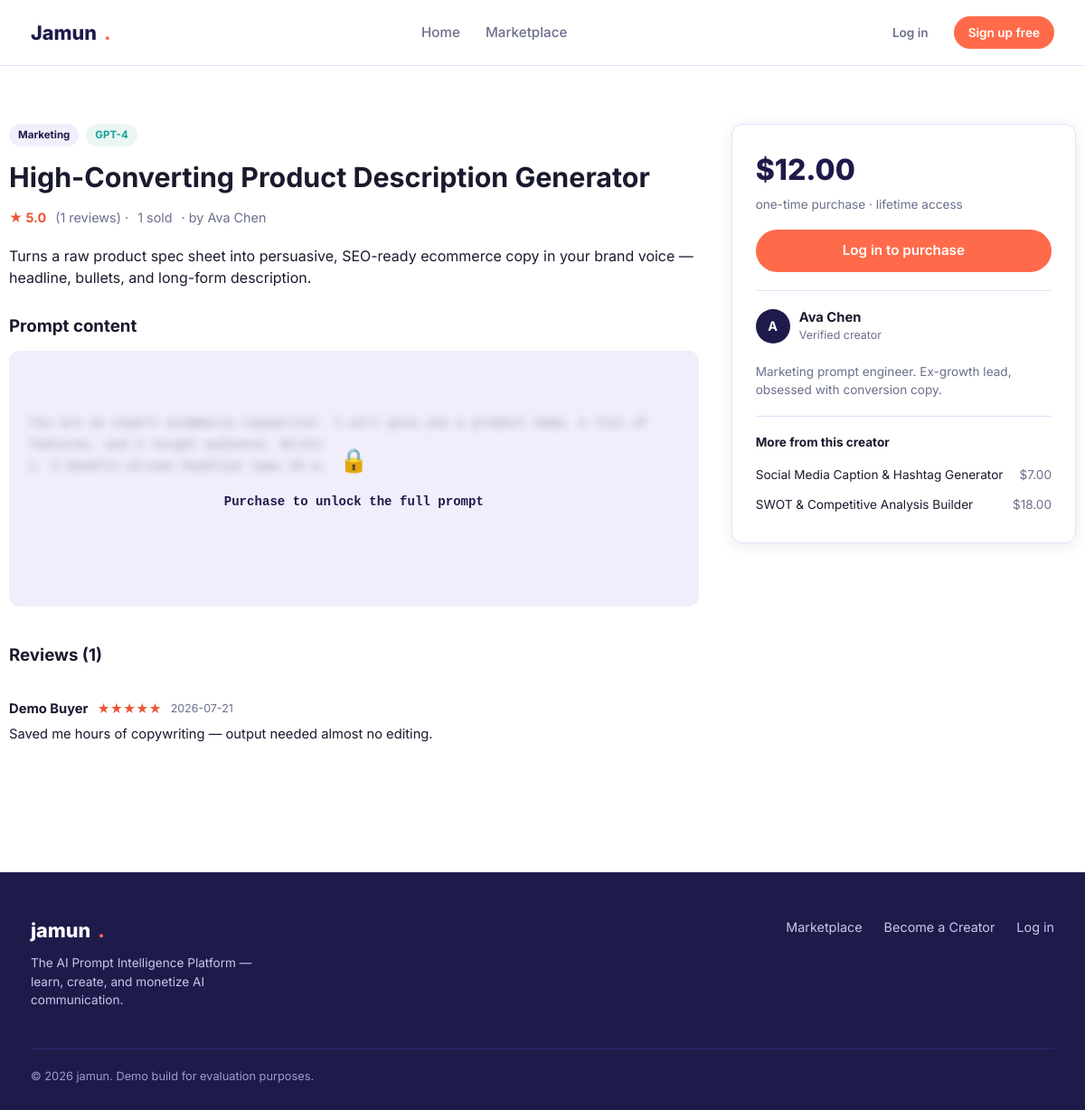
The page /prompt/1 on the database its author committed.
### tables this page shows
CREATE TABLE prompts (
    id            INTEGER PRIMARY KEY AUTOINCREMENT,
    creator_id    INTEGER NOT NULL,
    title         TEXT NOT NULL,
    description   TEXT NOT NULL,
    category      TEXT NOT NULL,
    target_model  TEXT NOT NULL,
    price         REAL NOT NULL CHECK (price >= 0),
    content       TEXT NOT NULL,      -- full prompt text, only revealed after purchase
    preview       TEXT NOT NULL,      -- short teaser shown to everyone
    sales_count   INTEGER NOT NULL DEFAULT 0,
    created_at    TEXT NOT NULL DEFAULT (datetime('now')),
    FOREIGN KEY (creator_id) REFERENCES users(id) ON DELETE CASCADE
);

CREATE TABLE users (
    id            INTEGER PRIMARY KEY AUTOINCREMENT,
    name          TEXT NOT NULL,
    email         TEXT NOT NULL UNIQUE,
    password_hash TEXT NOT NULL,
    role          TEXT NOT NULL DEFAULT 'buyer' CHECK (role IN ('buyer', 'creator')),
    bio           TEXT DEFAULT '',
    created_at    TEXT NOT NULL DEFAULT (datetime('now'))
);

CREATE TABLE reviews (
    id            INTEGER PRIMARY KEY AUTOINCREMENT,
    prompt_id     INTEGER NOT NULL,
    buyer_id      INTEGER NOT NULL,
    rating        INTEGER NOT NULL CHECK (rating BETWEEN 1 AND 5),
    comment       TEXT DEFAULT '',
    created_at    TEXT NOT NULL DEFAULT (datetime('now')),
    FOREIGN KEY (prompt_id) REFERENCES prompts(id) ON DELETE CASCADE,
    FOREIGN KEY (buyer_id) REFERENCES users(id) ON DELETE CASCADE,
    UNIQUE (prompt_id, buyer_id)
);

### app.py (the view, shortened to what this page needs)
@app.route("/prompt/<int:prompt_id>")
def prompt_detail(prompt_id):
    db = get_db()
    prompt = db.execute(
        """
        SELECT p.*, u.name AS creator_name, u.bio AS creator_bio, u.id AS creator_user_id,
               (SELECT ROUND(AVG(rating), 1) FROM reviews WHERE prompt_id = p.id) AS avg_rating,
               (SELECT COUNT(*) FROM reviews WHERE prompt_id = p.id) AS review_count
        FROM prompts p JOIN users u ON u.id = p.creator_id
        WHERE p.id = ?
        """,
        (prompt_id,),
    ).fetchone()
    if prompt is None:
        return render_template("404.html"), 404
    reviews = db.execute(
        """
        SELECT r.*, u.name AS buyer_name
        FROM reviews r JOIN users u ON u.id = r.buyer_id
        WHERE r.prompt_id = ?
        ORDER BY r.created_at DESC
        """,
        (prompt_id,),
    ).fetchall()
    user = current_user()
    owns = False
    is_owner = False
    user_review = None
    more_from_creator = db.execute(
        "SELECT id, title, price FROM prompts WHERE creator_id = ? AND id != ? LIMIT 4",
        (prompt["creator_id"], prompt_id),
    ).fetchall()
    return render_template(
        "prompt_detail.html",
        prompt=prompt, reviews=reviews, owns=owns, is_owner=is_owner,
        user_review=user_review, more_from_creator=more_from_creator,
    )

### app.py (called while the page is built)
def get_db():
    if "db" not in g:
        g.db = sqlite3.connect(DB_PATH)
        g.db.row_factory = sqlite3.Row
        g.db.execute("PRAGMA foreign_keys = ON")
    return g.db

def current_user():
    uid = session.get("user_id")
    if not uid:
        return None
    db = get_db()
    return db.execute("SELECT * FROM users WHERE id = ?", (uid,)).fetchone()

@app.context_processor
def inject_globals():
    return {
        "current_user": current_user(),
        "categories": CATEGORIES,
        "target_models": TARGET_MODELS,
    }

### templates/prompt_detail.html (shortened to what this page needs)
{% extends "base.html" %}
{% block content %}
<div class="container section">
  <div class="detail-grid">
    <div class="detail-main">
      <div class="card-tags">
        <span class="tag">{{ prompt.category }}</span>
        <span class="tag tag-model">{{ prompt.target_model }}</span>
      </div>
      <h1>{{ prompt.title }}</h1>
      <div class="detail-meta">
        {% if prompt.avg_rating %}<span class="rating">★ {{ prompt.avg_rating }}</span> ({{ prompt.review_count }} reviews) ·{% endif %}
        <span>{{ prompt.sales_count }} sold</span>
        <span>· by {{ prompt.creator_name }}</span>
      </div>
      <p class="detail-desc">{{ prompt.description }}</p>
      <h3 style="margin-bottom:12px;">Prompt content</h3>
      <div class="content-box" id="content-box">
        <div id="content-text" class="{% if not (owns or is_owner) %}content-locked{% endif %}">{{ prompt.content if (owns or is_owner) else prompt.preview }}</div>
        {% if not (owns or is_owner) %}
        <div class="lock-overlay">
          <div class="lock-icon">🔒</div>
          <div style="font-weight:700; color:var(--navy);">Purchase to unlock the full prompt</div>
        </div>
        {% endif %}
      </div>
      <div class="reviews-section">
        <h3 style="margin-bottom:16px;">Reviews {% if prompt.review_count %}({{ prompt.review_count }}){% endif %}</h3>
        {% if reviews %}
        {% for r in reviews %}
        <div class="review">
          <div class="review-head">
            {{ r.buyer_name }}
            <span class="review-stars">{{ "★" * r.rating }}{{ "☆" * (5 - r.rating) }}</span>
            <span class="review-date">{{ r.created_at[:10] }}</span>
          </div>
          {% if r.comment %}<p class="review-comment">{{ r.comment }}</p>{% endif %}
        </div>
        {% endfor %}
        {% else %}
        <p style="color:var(--muted); font-size:0.9rem;">No reviews yet — be the first to leave one after purchasing.</p>
        {% endif %}
      </div>
    </div>
    <div class="detail-side">
      <div class="buy-card">
        <div class="buy-price">${{ "%.2f"|format(prompt.price) }}</div>
        <div style="color:var(--muted); font-size:0.85rem; margin-bottom:18px;">one-time purchase · lifetime access</div>
        {% if is_owner %}
          <a href="{{ url_for('edit_prompt', prompt_id=prompt.id) }}" class="btn btn-outline btn-block">Edit this prompt</a>
        {% elif owns %}
          <div class="owned-badge">✓ You own this prompt</div>
        {% elif current_user %}
          <button class="btn btn-primary btn-block" id="buy-btn" data-prompt-id="{{ prompt.id }}">Buy now</button>
          <div id="buy-msg" class="msg-inline"></div>
        {% else %}
          <a href="{{ url_for('login', next=request.path) }}" class="btn btn-primary btn-block">Log in to purchase</a>
        {% endif %}
        <div class="creator-line">
          <div class="avatar">{{ prompt.creator_name[0]|upper }}</div>
          <div>
            <div style="font-weight:700; font-size:0.92rem;">{{ prompt.creator_name }}</div>
            <div style="color:var(--muted); font-size:0.78rem;">Verified creator</div>
          </div>
        </div>
        {% if prompt.creator_bio %}
        <p style="color:var(--muted); font-size:0.85rem;">{{ prompt.creator_bio }}</p>
        {% endif %}
        {% if more_from_creator %}
        <div style="margin-top:18px; padding-top:18px; border-top:1px solid var(--border);">
          <div style="font-weight:700; font-size:0.85rem; margin-bottom:10px;">More from this creator</div>
          {% for mp in more_from_creator %}
          <a href="{{ url_for('prompt_detail', prompt_id=mp.id) }}" style="display:flex; justify-content:space-between; font-size:0.85rem; padding:6px 0; color:var(--ink);">
            <span>{{ mp.title }}</span><span style="color:var(--muted);">${{ "%.2f"|format(mp.price) }}</span>
          </a>
          {% endfor %}
        </div>
        {% endif %}
      </div>
    </div>
  </div>
</div>
{% endblock %}

### static/css/style.css (style rules this page uses)
:root { --navy: #1E1B4B; --navy-2: #2C2872; --lilac: #F1EFFC; --lilac-2: #E4E0FA; --coral: #FF6B4A; --coral-dark: #E85535; --purple: #8E86D6; --teal: #17A398; --ink: #1A1A2E; --muted: #6B6F8C; --white: #FFFFFF; --border: #E4E0FA; --success: #1A8A4C; --danger: #C4403C; --radius: 12px; --shadow: 0 4px 18px rgba(30, 27, 75, 0.08); --shadow-lg: 0 10px 30px rgba(30, 27, 75, 0.14); --max-width: 1180px; }
* { box-sizing: border-box; }
html, body { margin: 0; padding: 0; font-family: "Inter", -apple-system, BlinkMacSystemFont, "Segoe UI", Roboto, sans-serif; color: var(--ink); background: var(--white); line-height: 1.5; }
a { color: inherit; text-decoration: none; }
.container { max-width: var(--max-width); margin: 0 auto; padding: 0 24px; }
.btn { display: inline-flex; align-items: center; justify-content: center; gap: 8px; padding: 12px 22px; border-radius: 999px; font-weight: 600; font-size: 0.95rem; border: none; cursor: pointer; transition: transform 0.15s ease, box-shadow 0.15s ease, background 0.15s ease; white-space: nowrap; }
.btn-primary { background: var(--coral); color: var(--white); }
.btn-block { width: 100%; }
.section { padding: 64px 0; }
.card-tags { display: flex; gap: 8px; margin-bottom: 12px; flex-wrap: wrap; }
.tag { font-size: 0.72rem; font-weight: 700; padding: 4px 10px; border-radius: 999px; background: var(--lilac); color: var(--navy); white-space: nowrap; }
.tag-model { background: #EAF6F4; color: var(--teal); }
.rating { color: var(--coral-dark); font-weight: 700; }
.detail-grid { display: grid; grid-template-columns: 2fr 1fr; gap: 36px; align-items: flex-start; }
.detail-main h1 { font-size: 1.9rem; margin: 0 0 10px; }
.detail-meta { display: flex; gap: 10px; align-items: center; margin-bottom: 20px; flex-wrap: wrap; color: var(--muted); font-size: 0.9rem; }
.detail-desc { color: var(--ink); font-size: 1rem; margin-bottom: 28px; }
.content-box { background: var(--lilac); border-radius: var(--radius); padding: 22px; font-family: "SFMono-Regular", Consolas, Menlo, monospace; font-size: 0.88rem; white-space: pre-wrap; line-height: 1.7; color: var(--ink); position: relative; }
.content-locked { filter: blur(5px); user-select: none; pointer-events: none; }
.lock-overlay { position: absolute; inset: 0; display: flex; align-items: center; justify-content: center; flex-direction: column; gap: 10px; background: rgba(241, 239, 252, 0.55); border-radius: var(--radius); }
.lock-overlay .lock-icon { font-size: 1.6rem; }
.buy-card { background: var(--white); border: 1px solid var(--border); border-radius: var(--radius); padding: 26px; box-shadow: var(--shadow); position: sticky; top: 96px; }
.buy-price { font-size: 2rem; font-weight: 800; color: var(--navy); margin-bottom: 4px; }
.buy-card .creator-line { display: flex; align-items: center; gap: 10px; margin: 20px 0; padding-top: 18px; border-top: 1px solid var(--border); }
.avatar { width: 38px; height: 38px; border-radius: 50%; background: var(--navy); color: var(--white); display: flex; align-items: center; justify-content: center; font-weight: 700; font-size: 0.9rem; flex-shrink: 0; }
.reviews-section { margin-top: 40px; }
.review { padding: 18px 0; border-bottom: 1px solid var(--border); }
.review:last-child { border-bottom: none; }
.review-head { display: flex; align-items: center; gap: 10px; margin-bottom: 6px; font-weight: 700; font-size: 0.92rem; }
.review-stars { color: var(--coral-dark); font-size: 0.85rem; }
.review-date { color: var(--muted); font-size: 0.78rem; font-weight: 400; }
.review-comment { color: var(--ink); font-size: 0.92rem; margin: 0; }

### rows shown on the page
prompts: category "Marketing", target_model "GPT-4", title "High-Converting Product Description Generator", sales_count "1", description "Turns a raw product spec sheet into persuasive, SEO-ready ecommerce copy in your brand voice — headline, bullets, and long-form description.", preview "You are an expert ecommerce copywriter. I will give you a product name, a list of features, and a target audience. Write: 1. A benefit-driven headline (max 10 w…", price "12.00"
users: creator_name "Ava Chen", name "A", creator_bio "Marketing prompt engineer. Ex-growth lead, obsessed with conversion copy."
reviews: buyer_name "Demo Buyer", rating "★★★★★", created_at "2026-07-21", comment "Saved me hours of copywriting — output needed almost no editing."
prompts: title "Social Media Caption & Hashtag Generator", price "7.00"
prompts: title "SWOT & Competitive Analysis Builder", price "18.00"

### other values the page prints
{{ prompt.avg_rating }} "5.0"
{{ prompt.review_count }} "1"
